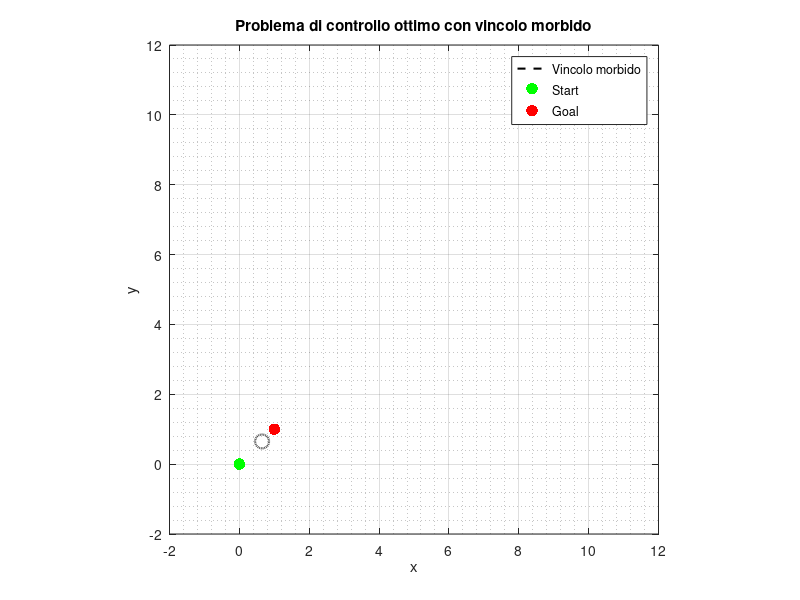

The MATLAB source for this figure: (Note: this script raises an error after producing the figure.)
clear
clc

%% ========================================================================
%  Optimal Control with Adjoint Equations (Nonlinear System)
%  ------------------------------------------------------------------------
%  Questo script risolve un problema di controllo ottimo per un sistema 
%  dinamico non lineare (con attrito quadratico e vincolo morbido di traiettoria)
%  utilizzando un approccio iterativo basato su equazioni aggiunte (costate).
%  ------------------------------------------------------------------------
%% ========================================================================

clear; close all; clc;

%% ------------------------ Parametri del modello -------------------------
m   = 1;          % massa del corpo [kg]
Cd  = 0.15;       % coefficiente di resistenza aerodinamica (attrito quadratico)
t0  = 0;          % tempo iniziale [s]
tf  = 1.6;        % tempo finale [s]

% Stati del sistema: [x; y; theta; v]
pos_i = [0; 0; 0];         % posizione e orientamento iniziali (x, y, theta)
pos_f = [1; 1; pi/3];      % posizione e orientamento finali desiderati

vel_i = 0;                 % velocità iniziale
vel_f = 0;                 % velocità finale desiderata

z_i = [pos_i; vel_i];      % stato iniziale completo
z_f = [pos_f; vel_f];      % stato finale completo

% Vettori massimi per la normalizzazione degli stati e dei controlli
xmax_vec = [pos_f(1:2); 2*pi/3; 1.5];   % massimi per gli stati
umax_vec = [1, 1]';                     % massimi per i controlli

%% ----------------------- Pesi e vincoli del costo -----------------------
w1 = 0.2;                 % peso sul controllo 1
w2 = 0.2;                 % peso sul controllo 2

% Peso sullo stato finale (matrice P)
P = diag(1./xmax_vec.^2);
P = P .* diag([155 155 20 0]);  % maggior peso su x, y, theta; minore su v

% Peso sui controlli (matrice R)
R = diag(1./umax_vec.^2);
R = R .* diag([w1 w2]);

Q = 0.05;                 % peso sulla penalizzazione della velocità

% Parametri del vincolo morbido (soft constraint)
alpha = 2;                % peso della penalizzazione
sigma = 0.01;             % parametro di “morbidezza” (quanto il vincolo è sfumato)
xc = 0.65; yc = 0.65;     % coordinate del centro del vincolo
r = 0.2;                  % raggio della regione di vincolo

%% -------------------------- Plot del vincolo ----------------------------
theta = linspace(0, 2*pi, 400);        % angolo per disegnare la circonferenza
x_cons = xc + r .* cos(theta);         % coordinate x del vincolo
y_cons = yc + r .* sin(theta);         % coordinate y del vincolo

figure('Position', [100 100 900 700]);
plot(x_cons, y_cons, 'k--', 'LineWidth', 1.5); hold on;     % vincolo morbido
scatter(pos_i(1), pos_i(2), 70, 'g', 'filled');             % punto iniziale
scatter(pos_f(1), pos_f(2), 70, 'r', 'filled');             % punto finale
xlabel('x'); ylabel('y');
axis equal;
grid on; grid minor;
xlim([-2 12]); ylim([-2 12]);
legend('Vincolo morbido', 'Start', 'Goal');
title('Problema di controllo ottimo con vincolo morbido');

%% --------------------------- Discretizzazione ---------------------------
Nsegment = 2000;                       % numero di intervalli temporali
Tu = linspace(t0, tf, Nsegment);       % vettore del tempo per i controlli
options = odeset('RelTol',1e-4,'AbsTol',1e-4);              % tolleranze ODE per costate
options_state = odeset('RelTol',1e-12,'AbsTol',1e-14);      % tolleranze ODE per stati

%% ----------------------- Parametri dell’iterazione ----------------------
Nmax = 5*10000;                         % numero massimo di iterazioni
step = 5e-3;                            % passo di aggiornamento del controllo
eps  = 5e-3;                            % soglia di convergenza
u = [ones(1, Nsegment); zeros(1, Nsegment)];  % controllo iniziale (u1=1, u2=0)

%% ------------------------- Procedura Iterativa --------------------------
for ii = 1:Nmax

    % Integrazione delle equazioni di stato in avanti nel tempo
    [Tz, Z] = ode45(@(t,z) stateEq_new(t,z,u,Tu,m,Cd), [t0 tf], z_i, options);

    % Stato finale ottenuto
    Z_tf = Z(end,:)';
    
    % Condizione finale per le costate (lambda)
    lmb_tf = P*(Z_tf - z_f);

    % Integrazione delle equazioni aggiunte (costate) all’indietro nel tempo
    [Tlmb, lmb] = ode45(@(t,lmb) AdjointEq_new(t,lmb,Z,Tz,Q,sigma,alpha,xc,yc,r,Cd,m,lmb_tf), [tf t0], lmb_tf, options);

    % Ordinamento temporale crescente (per interpolazione)
    [Tlmb_sorted, idx] = sort(Tlmb);
    lmb_sorted = lmb(idx, :);

    % Interpolazione delle costate per farle corrispondere a Tz
    lmb1 = interp1(Tlmb_sorted, lmb_sorted(:,1), Tz);
    lmb2 = interp1(Tlmb_sorted, lmb_sorted(:,2), Tz);
    lmb3 = interp1(Tlmb_sorted, lmb_sorted(:,3), Tz);
    lmb4 = interp1(Tlmb_sorted, lmb_sorted(:,4), Tz);

    % Matrice delle costate
    LMB = [lmb1 lmb2 lmb3 lmb4]';
   
    % Estrazione degli stati
    Z1_Tz = Z(:,1);  Z2_Tz = Z(:,2);  Z3_Tz = Z(:,3);  Z4_Tz = Z(:,4);
    
    % Interpolazione del controllo sulla stessa griglia temporale
    u1_Tz = interp1(Tu, u(1,:), Tz, 'linear', 'extrap');
    u2_Tz = interp1(Tu, u(2,:), Tz, 'linear', 'extrap');

    % Funzione di costo per il vincolo morbido
    Soft_cost_fun = @(x,y) alpha.*exp((r^2 - (x-xc).^2 - (y-yc).^2)/sigma);

    % Lagrangiana istantanea (funzione di costo lungo la traiettoria)
    L_Tz = 0.5*(u1_Tz.*(w1*u1_Tz) + u2_Tz.*(w2*u2_Tz)) ...
           + Q*(Z4_Tz.^3) + Soft_cost_fun(Z1_Tz, Z2_Tz);

    % Funzione costo totale J (costo finale + integrale dei costi intermedi)
    J(ii,1) = 0.5*(Z(end,:).'-z_f)'*P*(Z(end,:).'-z_f) + trapz(Tz, L_Tz);

    % Derivata del gradiente del controllo dH/du (Hamiltoniana)
    [dH] = dHdu_new(u, Tu, lmb4, lmb3, Tz, m, R);

    % Norma del gradiente (criterio di convergenza)
    dH_norm = norm(dH, 'fro')

    % Controllo del criterio di arresto
    if dH_norm < eps
        break;  % convergenza raggiunta
    else 
        % Aggiornamento del controllo con passo "step"
        u_old = u;
        u = IterControl_new(dH, Tz, u_old, Tu, step);
        u(abs(u) < 1e-13) = 0;   % eliminazione numerica di valori molto piccoli
    end

end

%% ------------------------- Visualizzazione finale -----------------------
% Interpolazione della traiettoria finale sugli stessi punti del controllo
Z1 = interp1(Tz, Z(:,1), Tu);
Z2 = interp1(Tz, Z(:,2), Tu);

% Plot finale della traiettoria ottima
plot(x_cons, y_cons, 'k--', 'LineWidth', 1.5); 
hold on; grid on; grid minor;
scatter(pos_i(1), pos_i(2), 70, 'g', 'filled');
scatter(pos_f(1), pos_f(2), 70, 'r', 'filled'); 
plot(Z1, Z2, 'b', 'LineWidth', 2);
legend('Vincolo morbido', 'Start', 'Goal', 'Traiettoria ottima');
title('Traiettoria finale dopo ottimizzazione');

%% plot J
% (plot opzionale per visualizzare la convergenza del costo)
% X = 1 : ii;
% semilogy(X, J(X,1))
